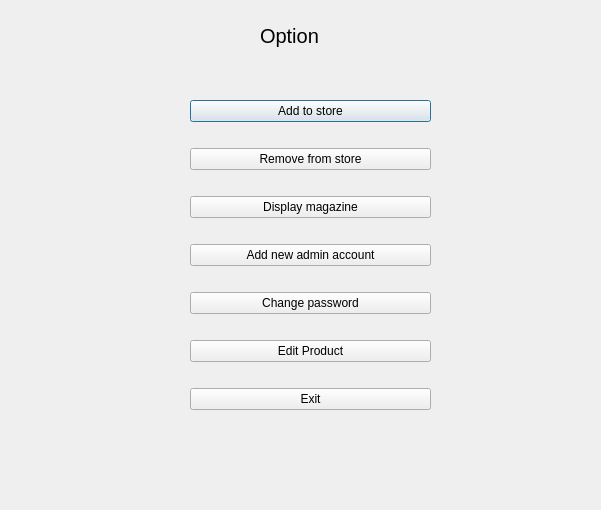
<?xml version="1.0" encoding="UTF-8"?>
<ui version="4.0">
 <class>AdminOptionWindow</class>
 <widget class="QDialog" name="AdminOptionWindow">
  <property name="geometry">
   <rect>
    <x>0</x>
    <y>0</y>
    <width>601</width>
    <height>510</height>
   </rect>
  </property>
  <property name="windowTitle">
   <string>Dialog</string>
  </property>
  <widget class="QWidget" name="layoutWidget">
   <property name="geometry">
    <rect>
     <x>190</x>
     <y>80</y>
     <width>241</width>
     <height>351</height>
    </rect>
   </property>
   <layout class="QVBoxLayout" name="verticalLayout">
    <item>
     <widget class="QPushButton" name="AddToStoreButton">
      <property name="text">
       <string>Add to store</string>
      </property>
     </widget>
    </item>
    <item>
     <widget class="QPushButton" name="RemoveFromStoreButton">
      <property name="text">
       <string>Remove from store</string>
      </property>
     </widget>
    </item>
    <item>
     <widget class="QPushButton" name="ShowMagazineButton">
      <property name="text">
       <string>Display magazine</string>
      </property>
     </widget>
    </item>
    <item>
     <widget class="QPushButton" name="AddAdminButton">
      <property name="text">
       <string>Add new admin account</string>
      </property>
     </widget>
    </item>
    <item>
     <widget class="QPushButton" name="ChangePasswordButton">
      <property name="text">
       <string>Change password</string>
      </property>
     </widget>
    </item>
    <item>
     <widget class="QPushButton" name="editButton">
      <property name="text">
       <string>Edit Product</string>
      </property>
     </widget>
    </item>
    <item>
     <widget class="QPushButton" name="exitButton">
      <property name="text">
       <string>Exit</string>
      </property>
     </widget>
    </item>
   </layout>
  </widget>
  <widget class="QLabel" name="label">
   <property name="geometry">
    <rect>
     <x>260</x>
     <y>10</y>
     <width>141</width>
     <height>51</height>
    </rect>
   </property>
   <property name="font">
    <font>
     <pointsize>15</pointsize>
    </font>
   </property>
   <property name="text">
    <string>Option</string>
   </property>
  </widget>
 </widget>
 <resources/>
 <connections/>
</ui>
